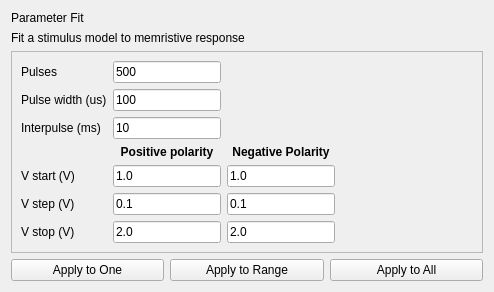
<?xml version="1.0" encoding="UTF-8"?>
<ui version="4.0">
 <class>PFParent</class>
 <widget class="QWidget" name="PFParent">
  <property name="geometry">
   <rect>
    <x>0</x>
    <y>0</y>
    <width>494</width>
    <height>282</height>
   </rect>
  </property>
  <property name="windowTitle">
   <string>Form</string>
  </property>
  <layout class="QGridLayout" name="gridLayout" columnstretch="0,0,0">
   <item row="0" column="0" colspan="2">
    <widget class="QLabel" name="titleLabel">
     <property name="text">
      <string>Parameter Fit</string>
     </property>
    </widget>
   </item>
   <item row="1" column="0" colspan="2">
    <widget class="QLabel" name="descriptionLabel">
     <property name="text">
      <string>Fit a stimulus model to memristive response</string>
     </property>
    </widget>
   </item>
   <item row="3" column="0" colspan="3">
    <layout class="QHBoxLayout" name="horizontalLayout">
     <property name="bottomMargin">
      <number>0</number>
     </property>
     <item>
      <widget class="QPushButton" name="applyOneButton">
       <property name="text">
        <string>Apply to One</string>
       </property>
      </widget>
     </item>
     <item>
      <widget class="QPushButton" name="applyRangeButton">
       <property name="text">
        <string>Apply to Range</string>
       </property>
      </widget>
     </item>
     <item>
      <widget class="QPushButton" name="applyAllButton">
       <property name="text">
        <string>Apply to All</string>
       </property>
      </widget>
     </item>
    </layout>
   </item>
   <item row="2" column="0" colspan="3">
    <widget class="QFrame" name="frame">
     <property name="sizePolicy">
      <sizepolicy hsizetype="Preferred" vsizetype="MinimumExpanding">
       <horstretch>0</horstretch>
       <verstretch>0</verstretch>
      </sizepolicy>
     </property>
     <property name="frameShape">
      <enum>QFrame::StyledPanel</enum>
     </property>
     <property name="frameShadow">
      <enum>QFrame::Raised</enum>
     </property>
     <layout class="QGridLayout" name="gridLayout_2">
      <item row="4" column="0">
       <widget class="QLabel" name="label_2">
        <property name="text">
         <string>V start (V)</string>
        </property>
       </widget>
      </item>
      <item row="5" column="0">
       <widget class="QLabel" name="label_3">
        <property name="text">
         <string>V step (V)</string>
        </property>
       </widget>
      </item>
      <item row="6" column="0">
       <widget class="QLabel" name="label_4">
        <property name="text">
         <string>V stop (V)</string>
        </property>
       </widget>
      </item>
      <item row="3" column="2">
       <widget class="QLabel" name="label_6">
        <property name="styleSheet">
         <string notr="true">font-weight:bold;</string>
        </property>
        <property name="text">
         <string>Negative Polarity</string>
        </property>
        <property name="alignment">
         <set>Qt::AlignCenter</set>
        </property>
       </widget>
      </item>
      <item row="7" column="0">
       <spacer name="verticalSpacer">
        <property name="orientation">
         <enum>Qt::Vertical</enum>
        </property>
        <property name="sizeHint" stdset="0">
         <size>
          <width>20</width>
          <height>0</height>
         </size>
        </property>
       </spacer>
      </item>
      <item row="6" column="1">
       <widget class="QLineEdit" name="VStopPosEdit">
        <property name="sizePolicy">
         <sizepolicy hsizetype="Maximum" vsizetype="Fixed">
          <horstretch>0</horstretch>
          <verstretch>0</verstretch>
         </sizepolicy>
        </property>
        <property name="text">
         <string>2.0</string>
        </property>
       </widget>
      </item>
      <item row="5" column="1">
       <widget class="QLineEdit" name="VStepPosEdit">
        <property name="sizePolicy">
         <sizepolicy hsizetype="Maximum" vsizetype="Fixed">
          <horstretch>0</horstretch>
          <verstretch>0</verstretch>
         </sizepolicy>
        </property>
        <property name="text">
         <string>0.1</string>
        </property>
       </widget>
      </item>
      <item row="6" column="2">
       <widget class="QLineEdit" name="VStopNegEdit">
        <property name="sizePolicy">
         <sizepolicy hsizetype="Maximum" vsizetype="Fixed">
          <horstretch>0</horstretch>
          <verstretch>0</verstretch>
         </sizepolicy>
        </property>
        <property name="text">
         <string>2.0</string>
        </property>
       </widget>
      </item>
      <item row="5" column="2">
       <widget class="QLineEdit" name="VStepNegEdit">
        <property name="sizePolicy">
         <sizepolicy hsizetype="Maximum" vsizetype="Fixed">
          <horstretch>0</horstretch>
          <verstretch>0</verstretch>
         </sizepolicy>
        </property>
        <property name="text">
         <string>0.1</string>
        </property>
       </widget>
      </item>
      <item row="0" column="0">
       <widget class="QLabel" name="label">
        <property name="text">
         <string>Pulses</string>
        </property>
       </widget>
      </item>
      <item row="0" column="1">
       <widget class="QLineEdit" name="nrPulsesEdit">
        <property name="sizePolicy">
         <sizepolicy hsizetype="Maximum" vsizetype="Fixed">
          <horstretch>0</horstretch>
          <verstretch>0</verstretch>
         </sizepolicy>
        </property>
        <property name="text">
         <string>500</string>
        </property>
       </widget>
      </item>
      <item row="4" column="1">
       <widget class="QLineEdit" name="VStartPosEdit">
        <property name="sizePolicy">
         <sizepolicy hsizetype="Maximum" vsizetype="Fixed">
          <horstretch>0</horstretch>
          <verstretch>0</verstretch>
         </sizepolicy>
        </property>
        <property name="text">
         <string>1.0</string>
        </property>
       </widget>
      </item>
      <item row="4" column="2">
       <widget class="QLineEdit" name="VStartNegEdit">
        <property name="sizePolicy">
         <sizepolicy hsizetype="Maximum" vsizetype="Fixed">
          <horstretch>0</horstretch>
          <verstretch>0</verstretch>
         </sizepolicy>
        </property>
        <property name="text">
         <string>1.0</string>
        </property>
       </widget>
      </item>
      <item row="3" column="1">
       <widget class="QLabel" name="label_5">
        <property name="styleSheet">
         <string notr="true">font-weight:bold;</string>
        </property>
        <property name="text">
         <string>Positive polarity</string>
        </property>
        <property name="alignment">
         <set>Qt::AlignCenter</set>
        </property>
       </widget>
      </item>
      <item row="1" column="1">
       <widget class="QLineEdit" name="pulseWidthEdit">
        <property name="sizePolicy">
         <sizepolicy hsizetype="Maximum" vsizetype="Fixed">
          <horstretch>0</horstretch>
          <verstretch>0</verstretch>
         </sizepolicy>
        </property>
        <property name="text">
         <string>100</string>
        </property>
       </widget>
      </item>
      <item row="2" column="0">
       <widget class="QLabel" name="label_8">
        <property name="text">
         <string>Interpulse (ms)</string>
        </property>
       </widget>
      </item>
      <item row="2" column="1">
       <widget class="QLineEdit" name="interpulseEdit">
        <property name="sizePolicy">
         <sizepolicy hsizetype="Maximum" vsizetype="Fixed">
          <horstretch>0</horstretch>
          <verstretch>0</verstretch>
         </sizepolicy>
        </property>
        <property name="text">
         <string>10</string>
        </property>
       </widget>
      </item>
      <item row="1" column="0">
       <widget class="QLabel" name="label_7">
        <property name="text">
         <string>Pulse width (us)</string>
        </property>
       </widget>
      </item>
      <item row="4" column="3">
       <spacer name="horizontalSpacer_2">
        <property name="orientation">
         <enum>Qt::Horizontal</enum>
        </property>
        <property name="sizeHint" stdset="0">
         <size>
          <width>40</width>
          <height>20</height>
         </size>
        </property>
       </spacer>
      </item>
      <item row="0" column="2" colspan="2">
       <spacer name="horizontalSpacer">
        <property name="orientation">
         <enum>Qt::Horizontal</enum>
        </property>
        <property name="sizeHint" stdset="0">
         <size>
          <width>40</width>
          <height>20</height>
         </size>
        </property>
       </spacer>
      </item>
     </layout>
    </widget>
   </item>
  </layout>
 </widget>
 <tabstops>
  <tabstop>nrPulsesEdit</tabstop>
  <tabstop>pulseWidthEdit</tabstop>
  <tabstop>interpulseEdit</tabstop>
  <tabstop>VStartPosEdit</tabstop>
  <tabstop>VStepPosEdit</tabstop>
  <tabstop>VStopPosEdit</tabstop>
  <tabstop>VStartNegEdit</tabstop>
  <tabstop>VStepNegEdit</tabstop>
  <tabstop>VStopNegEdit</tabstop>
  <tabstop>applyOneButton</tabstop>
  <tabstop>applyRangeButton</tabstop>
  <tabstop>applyAllButton</tabstop>
 </tabstops>
 <resources/>
 <connections/>
</ui>
